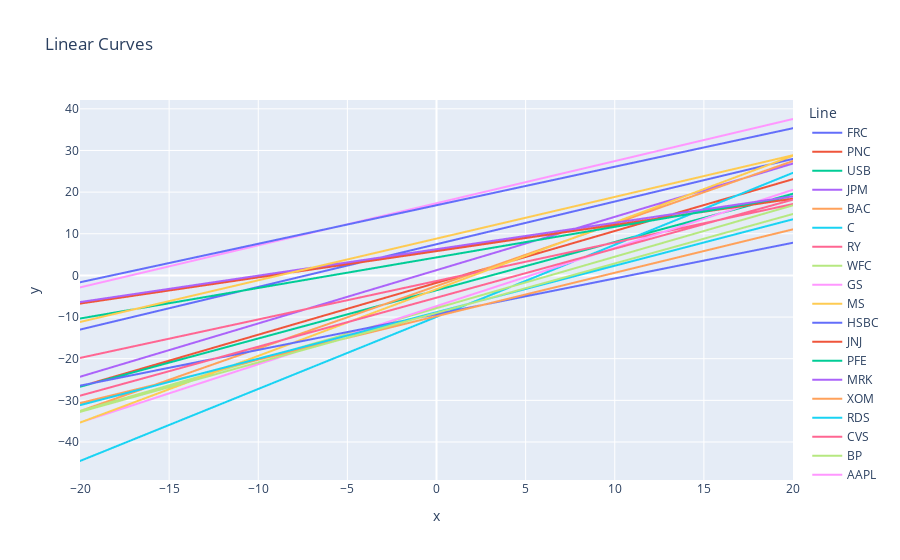

The notebook cell this image was saved under:
### Code cell
# Calculate and display alpha and beta for each stock


n_dec = 3 # rounding to this decimal places

# Get excess returns of the stocks and the market
ex_ret = data.sub(TBill['T-Bill'], axis=0)
mkt_ex_ret = SP500.sub(TBill['T-Bill'], axis=0)

# Calculate the alpha and beta for each stock
n = len(ex_ret.columns)
beta = np.zeros(n)
alpha = np.zeros(n)
for i in range(n):
    beta[i],alpha[i] = LR(mkt_ex_ret.values,ex_ret[ex_ret.columns[i]].values)
    
# Display the alpha and beta information
AlphaBeta = pd.DataFrame(index = data.columns)
AlphaBeta['Alpha(Annu,%)']  = np.round( ann_ret(alpha)*100, n_dec)
AlphaBeta['Beta']   = np.round(beta , n_dec)
#display(AlphaBeta)

mkt_ex_ret_stocks_return = pd.merge(mkt_ex_ret, ex_ret, left_index=True, right_index=True).set_index('SP500')

px.scatter(mkt_ex_ret_stocks_return)

x_values = np.linspace(-20, 20, 200)

plot_data = pd.DataFrame()

for index, row in AlphaBeta.iterrows():
    y_values = row['Beta'] * x_values + row['Alpha(Annu,%)']
    temp_df = pd.DataFrame({'x': x_values, 'y': y_values, 'Line': index})
    plot_data = pd.concat([plot_data, temp_df])

# Plot using Plotly
fig = px.line(plot_data, x='x', y='y', color='Line', title='Linear Curves')
fig.show()
plot_data

### Figure 1 — Plotly figure (JSON) as saved in the notebook; plotly's stock layout.template omitted (floating-point values rounded to 4 significant figures; data arrays with more than 128 entries replaced by an {"elided": "..."} marker saying what was removed)
{"data": [{"hovertemplate": "Line=FRC<br>x=%{x}<br>y=%{y}<extra></extra>", "legendgroup": "FRC", "line": {"color": "#636efa", "dash": "solid"}, "marker": {"symbol": "circle"}, "mode": "lines", "name": "FRC", "showlegend": true, "type": "scattergl", "x": {"elided": "200 float values"}, "xaxis": "x", "y": {"elided": "200 float values"}, "yaxis": "y"}, {"hovertemplate": "Line=PNC<br>x=%{x}<br>y=%{y}<extra></extra>", "legendgroup": "PNC", "line": {"color": "#EF553B", "dash": "solid"}, "marker": {"symbol": "circle"}, "mode": "lines", "name": "PNC", "showlegend": true, "type": "scattergl", "x": {"elided": "200 float values"}, "xaxis": "x", "y": {"elided": "200 float values"}, "yaxis": "y"}, {"hovertemplate": "Line=USB<br>x=%{x}<br>y=%{y}<extra></extra>", "legendgroup": "USB", "line": {"color": "#00cc96", "dash": "solid"}, "marker": {"symbol": "circle"}, "mode": "lines", "name": "USB", "showlegend": true, "type": "scattergl", "x": {"elided": "200 float values"}, "xaxis": "x", "y": {"elided": "200 float values"}, "yaxis": "y"}, {"hovertemplate": "Line=JPM<br>x=%{x}<br>y=%{y}<extra></extra>", "legendgroup": "JPM", "line": {"color": "#ab63fa", "dash": "solid"}, "marker": {"symbol": "circle"}, "mode": "lines", "name": "JPM", "showlegend": true, "type": "scattergl", "x": {"elided": "200 float values"}, "xaxis": "x", "y": {"elided": "200 float values"}, "yaxis": "y"}, {"hovertemplate": "Line=BAC<br>x=%{x}<br>y=%{y}<extra></extra>", "legendgroup": "BAC", "line": {"color": "#FFA15A", "dash": "solid"}, "marker": {"symbol": "circle"}, "mode": "lines", "name": "BAC", "showlegend": true, "type": "scattergl", "x": {"elided": "200 float values"}, "xaxis": "x", "y": {"elided": "200 float values"}, "yaxis": "y"}, {"hovertemplate": "Line=C<br>x=%{x}<br>y=%{y}<extra></extra>", "legendgroup": "C", "line": {"color": "#19d3f3", "dash": "solid"}, "marker": {"symbol": "circle"}, "mode": "lines", "name": "C", "showlegend": true, "type": "scattergl", "x": {"elided": "200 float values"}, "xaxis": "x", "y": {"elided": "200 float values"}, "yaxis": "y"}, {"hovertemplate": "Line=RY<br>x=%{x}<br>y=%{y}<extra></extra>", "legendgroup": "RY", "line": {"color": "#FF6692", "dash": "solid"}, "marker": {"symbol": "circle"}, "mode": "lines", "name": "RY", "showlegend": true, "type": "scattergl", "x": {"elided": "200 float values"}, "xaxis": "x", "y": {"elided": "200 float values"}, "yaxis": "y"}, {"hovertemplate": "Line=WFC<br>x=%{x}<br>y=%{y}<extra></extra>", "legendgroup": "WFC", "line": {"color": "#B6E880", "dash": "solid"}, "marker": {"symbol": "circle"}, "mode": "lines", "name": "WFC", "showlegend": true, "type": "scattergl", "x": {"elided": "200 float values"}, "xaxis": "x", "y": {"elided": "200 float values"}, "yaxis": "y"}, {"hovertemplate": "Line=GS<br>x=%{x}<br>y=%{y}<extra></extra>", "legendgroup": "GS", "line": {"color": "#FF97FF", "dash": "solid"}, "marker": {"symbol": "circle"}, "mode": "lines", "name": "GS", "showlegend": true, "type": "scattergl", "x": {"elided": "200 float values"}, "xaxis": "x", "y": {"elided": "200 float values"}, "yaxis": "y"}, {"hovertemplate": "Line=MS<br>x=%{x}<br>y=%{y}<extra></extra>", "legendgroup": "MS", "line": {"color": "#FECB52", "dash": "solid"}, "marker": {"symbol": "circle"}, "mode": "lines", "name": "MS", "showlegend": true, "type": "scattergl", "x": {"elided": "200 float values"}, "xaxis": "x", "y": {"elided": "200 float values"}, "yaxis": "y"}, {"hovertemplate": "Line=HSBC<br>x=%{x}<br>y=%{y}<extra></extra>", "legendgroup": "HSBC", "line": {"color": "#636efa", "dash": "solid"}, "marker": {"symbol": "circle"}, "mode": "lines", "name": "HSBC", "showlegend": true, "type": "scattergl", "x": {"elided": "200 float values"}, "xaxis": "x", "y": {"elided": "200 float values"}, "yaxis": "y"}, {"hovertemplate": "Line=JNJ<br>x=%{x}<br>y=%{y}<extra></extra>", "legendgroup": "JNJ", "line": {"color": "#EF553B", "dash": "solid"}, "marker": {"symbol": "circle"}, "mode": "lines", "name": "JNJ", "showlegend": true, "type": "scattergl", "x": {"elided": "200 float values"}, "xaxis": "x", "y": {"elided": "200 float values"}, "yaxis": "y"}, {"hovertemplate": "Line=PFE<br>x=%{x}<br>y=%{y}<extra></extra>", "legendgroup": "PFE", "line": {"color": "#00cc96", "dash": "solid"}, "marker": {"symbol": "circle"}, "mode": "lines", "name": "PFE", "showlegend": true, "type": "scattergl", "x": {"elided": "200 float values"}, "xaxis": "x", "y": {"elided": "200 float values"}, "yaxis": "y"}, {"hovertemplate": "Line=MRK<br>x=%{x}<br>y=%{y}<extra></extra>", "legendgroup": "MRK", "line": {"color": "#ab63fa", "dash": "solid"}, "marker": {"symbol": "circle"}, "mode": "lines", "name": "MRK", "showlegend": true, "type": "scattergl", "x": {"elided": "200 float values"}, "xaxis": "x", "y": {"elided": "200 float values"}, "yaxis": "y"}, {"hovertemplate": "Line=XOM<br>x=%{x}<br>y=%{y}<extra></extra>", "legendgroup": "XOM", "line": {"color": "#FFA15A", "dash": "solid"}, "marker": {"symbol": "circle"}, "mode": "lines", "name": "XOM", "showlegend": true, "type": "scattergl", "x": {"elided": "200 float values"}, "xaxis": "x", "y": {"elided": "200 float values"}, "yaxis": "y"}, {"hovertemplate": "Line=RDS<br>x=%{x}<br>y=%{y}<extra></extra>", "legendgroup": "RDS", "line": {"color": "#19d3f3", "dash": "solid"}, "marker": {"symbol": "circle"}, "mode": "lines", "name": "RDS", "showlegend": true, "type": "scattergl", "x": {"elided": "200 float values"}, "xaxis": "x", "y": {"elided": "200 float values"}, "yaxis": "y"}, {"hovertemplate": "Line=CVS<br>x=%{x}<br>y=%{y}<extra></extra>", "legendgroup": "CVS", "line": {"color": "#FF6692", "dash": "solid"}, "marker": {"symbol": "circle"}, "mode": "lines", "name": "CVS", "showlegend": true, "type": "scattergl", "x": {"elided": "200 float values"}, "xaxis": "x", "y": {"elided": "200 float values"}, "yaxis": "y"}, {"hovertemplate": "Line=BP<br>x=%{x}<br>y=%{y}<extra></extra>", "legendgroup": "BP", "line": {"color": "#B6E880", "dash": "solid"}, "marker": {"symbol": "circle"}, "mode": "lines", "name": "BP", "showlegend": true, "type": "scattergl", "x": {"elided": "200 float values"}, "xaxis": "x", "y": {"elided": "200 float values"}, "yaxis": "y"}, {"hovertemplate": "Line=AAPL<br>x=%{x}<br>y=%{y}<extra></extra>", "legendgroup": "AAPL", "line": {"color": "#FF97FF", "dash": "solid"}, "marker": {"symbol": "circle"}, "mode": "lines", "name": "AAPL", "showlegend": true, "type": "scattergl", "x": {"elided": "200 float values"}, "xaxis": "x", "y": {"elided": "200 float values"}, "yaxis": "y"}, {"hovertemplate": "Line=GOOG<br>x=%{x}<br>y=%{y}<extra></extra>", "legendgroup": "GOOG", "line": {"color": "#FECB52", "dash": "solid"}, "marker": {"symbol": "circle"}, "mode": "lines", "name": "GOOG", "showlegend": true, "type": "scattergl", "x": {"elided": "200 float values"}, "xaxis": "x", "y": {"elided": "200 float values"}, "yaxis": "y"}, {"hovertemplate": "Line=MSFT<br>x=%{x}<br>y=%{y}<extra></extra>", "legendgroup": "MSFT", "line": {"color": "#636efa", "dash": "solid"}, "marker": {"symbol": "circle"}, "mode": "lines", "name": "MSFT", "showlegend": true, "type": "scattergl", "x": {"elided": "200 float values"}, "xaxis": "x", "y": {"elided": "200 float values"}, "yaxis": "y"}], "layout": {"legend": {"title": {"text": "Line"}, "tracegroupgap": 0}, "title": {"text": "Linear Curves"}, "xaxis": {"anchor": "y", "domain": [0, 1], "title": {"text": "x"}}, "yaxis": {"anchor": "x", "domain": [0, 1], "title": {"text": "y"}}}}
